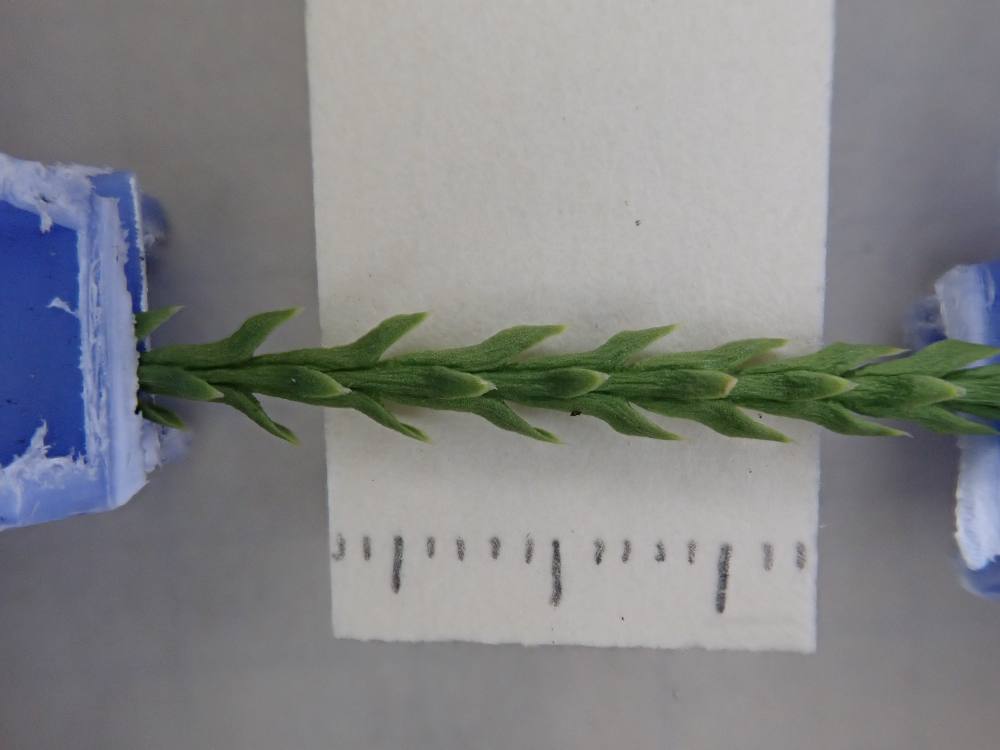
#> input picture DIP_images_fresh/all/DIPalp14_d_1.jpg, 4000 x 3000 px (shown at 1/4 size); its folder holds only this picture in this run
$ jupyter execute landmarks_image_preprocessing.ipynb
#> lines starting #> are read from the running program, lines starting #| are printed output that depends on the picture; after the words box and inside, x2 and y2 are one past the last pixel; in counts of white or black regions, pixels touching at a corner belong together
### Landmarks/Utilities/preprocessing_functions.py
import numpy as np
from PIL import Image
from . import affine_math_functions as amf
from sklearn.linear_model import LinearRegression

def affine_rotation_from_scale_data(img_dimension, scale_data, top_offset = 300):
    """
    Calculate rotational affinity for given scale points of an image.
    """

    left = scale_data['left']
    right = scale_data['right']
    x1 = left[0]
    y1 = left[1]
    x2 = right[0]
    y2 = right[1]

    l = np.array([x1,y1])
    r = np.array([x2,y2])

    angle = 0

    if (y2 != y1):

        alpha = np.arctan((y2-y1) / np.abs(x2-x1)) #calculate the angle
        angle = amf.rad_to_deg(alpha) #radian measure to degree
        angle = - angle #set sign to rotate accordingly (rotate function rotates counter-clockwise)

    middle = np.array( [img_dimension[0] / 2, img_dimension[1] / 2] ) #calculate the middle of the image,
                                                                      # because rotate function rotates
                                                                      # around the middle point
    return angle, middle


def crop_from_scale_affinity(img, angle, middle, scale_data, scale_padding_factor, top_offset = 300):
    """
    Use the rotation from affine_rotation_from_scale_data to determine a box in order to cut off the clothes-pegs.
    """

    l = np.array(scale_data['left'])
    r = np.array(scale_data['right'])

    l[1] = img.height-l[1] #get points in the scale with (0,0) in the upper left corner
    r[1] = img.height-r[1]

    scale_data = np.array([ [l[0], l[1]], [r[0], r[1]] ])
    scale_data_rotated = amf.affine_rotation(angle, middle, scale_data) #get the rotated coordinates
    lnew = scale_data_rotated[0,:]
    rnew = scale_data_rotated[1,:]


    img = img.rotate(angle) #rotate the image

    v = rnew - lnew #calculate distance between both scale points
    lnew = lnew - (scale_padding_factor - 1)/2*v # widen the width
    rnew = rnew + (scale_padding_factor - 1)/2*v
    w = np.array([ v[1], -v[0] ]) #canonical choice for a vector perpendicular to v
    ulnew = lnew + w #add w to the furthest left point
    ulnew[1] = ulnew[1] - top_offset #increase the height such that no part of the shoot gets cut off

    box = (ulnew[0],ulnew[1],rnew[0],rnew[1]) #define box


    cropped = img.crop(box) #crop image

    return cropped, box


def affine_rotation_from_scale_data_crop(cropped):
    """
    Determine an affine rotation based on a regression over the green pixel points of a shoot.
    """
    im_rgb = cropped.convert("RGB")
    I = np.transpose(np.array(im_rgb), (1,0,2))
    I = I.astype(np.int64)

    # treshold for the colour channel in order to detect the white background
    wlim = 10

    # Determine the colour channel
    R = I[:,:,0]
    G = I[:,:,1]
    B = I[:,:,2]

    # Set relations of the channel to detect the white background
    W = np.max( np.c_[ np.abs(R-G)[:,:,np.newaxis], np.abs(B-G)[:,:,np.newaxis], np.abs(R-B)[:,:,np.newaxis] ], axis=2)

    # Calculate the framing mask to detect the pixels that belong to a shoot
    J = (R <= G) & (B <= G) & (W > wlim)

    x,y = J.nonzero()
    reg = LinearRegression(fit_intercept = True).fit(x[:,np.newaxis],y) #calculate a linear regression over all these points

    reg_coef = reg.coef_[0]
    reg_data= (reg.coef_, reg.intercept_)

    angle = np.arctan(1 / np.abs(reg_coef)) * 180 / np.pi #calculate an angle basen on the regression coefficient
    angle = np.sign(reg_coef) * (90-angle) #correct the sign of the angle
    middle = np.array( [cropped.width / 2, cropped.height / 2] ) #get the middel point

    return angle, middle, reg_data

### Landmarks/Utilities/affine_math_functions.py
import numpy as np

def rad_to_deg(rad):
    """
    Translation of radian measure in degree.
    """

    return rad * 360 / (2*np.pi)

def deg_to_rad(deg):
    """
    Translation of degree in radian measure.
    """

    return deg / 360 * (2*np.pi)


def affine_rotation(angle, middle, points):
    """
    Updates coordinates of points after the rotation around the given middle by the given angle.

    Applies the affine rotation :math:`\mathbb{A}_{\varphi}(v) = O_{\varphi}v + m` with rotationmatrix :math:`O_{\varphi} = \begin{pmatrix} \operatorname{cos}(\varphi) & \operatorname{sin}(\varphi) \\ - \operatorname{sin}(\varphi) & \operatorname{cos}(\varphi) \end{pmatrix}` around the middle point :math:`m` on several vectors :math:`v = \text{points}`.

    """

    phi = deg_to_rad(angle) #degree to radian measure

    O = np.array([[np.cos(phi), np.sin(phi)],[-np.sin(phi), np.cos(phi)]]).reshape([2,2]) #rotation matrix
    v = points - middle

    flat = len(v.shape) == 1

    if flat:
        v = v.reshape([1,2])

    #get new cooedinated by multiplication with rotation matrix and addition of the middle
    result = np.einsum('ij,kj -> ki', O, v) + middle

    if flat:
        result = result.flatten()

    return result


# [25 lines left out: function inverse_affine_rotation, not called in this run]


def centroid(points):
    """
    Calculate the centroid of points, here landmarks.

    Centroid :math:`= \frac{1}{m}\cdot\sum\limits_{i=1}^{m} x_{i}`
    """

    return np.mean(points, axis=0)


def affine_translation(new_origin, points):
    """
    Translate the origin point to new_origin and update given points.
    """

    return points - new_origin

### Landmarks/landmarks_image_preprocessing.ipynb
# Imports

[cell 1]
import glob
import os
import shutil
import copy

#the following three imports have to be installed
from PIL import Image
import numpy as np
from tqdm import tqdm

import Utilities.affine_math_functions as amf
import Utilities.preprocessing_functions as pf

## Hyperparameter

[cell 2]
OUTSIZE = (200, 100)
SCALE_WIDTH_CM = 2 # width in cm between the two outer scale points
SCALE_PADDING_FACTOR = 1.4 # factor to widen the width of the box
                           # in relation to the distance between the scale points.

                           # Without padding, the scale points show a distance of 2cm.
                           # However, the scales are drawn at least 0.4cm longer on each side.
                           # Due to padding, the box has a width of 2.8cm = 1.4*2cm.
NUM_TRANSLATIONS = 5 # Number of random tranlations that are applied to each segment
TRANSLATION_DELTA = 30   # Translations are randomly selected out of the interval
                         # [-TRANSLATION_DELTA, TRANSLATION_DELTA]

SCALE_PATH = '../all_scale_data.npy'
INFOLDER = '../DIP_images_fresh/all/'
OUTFOLDER = f"images/images_landmarks/"

LANDMARK_PATH = 'files/preprocessed_landmarks.npy'

## Check if all files and folder exist

[cell 3]
#check if SCALE_PATH exists, if not raise an error to request the existance.
if not os.path.exists(SCALE_PATH):
    raise FileNotFoundError('The SCALE_PATH has to exist in order to start the preprocessing. Please create the file via get_scale_data.ipynb first or correct the SCALE_PATH.')

#check if the OUTFOLDER exists, if not: create the directory
if not os.path.exists(OUTFOLDER):
    os.mkdir(OUTFOLDER)

#check if the INFOLDER exists, if not: raise an error to request the existence of the folder
if not os.path.exists(INFOLDER):
    raise FileNotFoundError('The INFOLDER has to exist with all 666 images included in order to start the preprocessing.')

# Preprocess images

[cell 4]
scale_data = np.load(SCALE_PATH, allow_pickle = True)
#> (reads all_scale_data.npy from the repository)
scale_data = scale_data[()]
inpaths = glob.glob(INFOLDER + '*.jpg')

outratio = OUTSIZE[0]/OUTSIZE[1]

n = len(inpaths)
# Independently identically distributed uniform random translations for x- and y-coordinates
translations = np.random.randint(low=-TRANSLATION_DELTA,high=TRANSLATION_DELTA, size = (n,NUM_TRANSLATIONS,2))
transformed_landmarks = {}

for i in tqdm(range(n), desc = "Preprocess images", unit= "images"):
    inpath = inpaths[i]
    filename = inpath[len(INFOLDER):]
    img = Image.open(inpath)
#> img is the input picture: PIL image 4000x3000 RGB; mean R, G, B 131.3, 132.9, 134.4

    landmarks = copy.deepcopy(scale_data[filename]['landmarks'])

    a1, m1 = pf.affine_rotation_from_scale_data(img.size, scale_data[filename])
#> a1 = 1.45; m1 = [2000, 1500]
    cropped, box = pf.crop_from_scale_affinity(img, a1, m1, scale_data[filename], SCALE_PADDING_FACTOR)
#> in crop_from_scale_affinity, `l = np.array(scale_data['left'])`: l = [1600, 847]
#> in crop_from_scale_affinity, `r = np.array(scale_data['right'])`: r = [2905, 814]
#> in crop_from_scale_affinity, `scale_data = np.array([ [l[0], l[1]], [r[0], r[1]] ])`: scale_data = [[1600, 2153], [2905, 2186]]
#> in affine_rotation, `v = points - middle`: v = [[-400, 653], [905, 686]]
#> in affine_rotation, `result = np.einsum('ij,kj -> ki', O, v) + middle`: result = [[1616.6, 2162.9], [2922.1, 2162.9]]
#> in crop_from_scale_affinity, `lnew = scale_data_rotated[0,:]`: lnew = [1616.6, 2162.9]
#> in crop_from_scale_affinity, `rnew = scale_data_rotated[1,:]`: rnew = [2922.1, 2162.9]
#> in crop_from_scale_affinity, `v = rnew - lnew`: v = [1305.4, 0]
#> in crop_from_scale_affinity, `lnew = lnew - (scale_padding_factor - 1)/2*v`: lnew = [1355.6, 2162.9]
#> in crop_from_scale_affinity, `rnew = rnew + (scale_padding_factor - 1)/2*v`: rnew = [3183.1, 2162.9]
#> in crop_from_scale_affinity, `w = np.array([ v[1], -v[0] ])`: w = [0, -1305.4]
#> in crop_from_scale_affinity, `ulnew = lnew + w`: ulnew = [1355.6, 857.5]
#> in crop_from_scale_affinity, `box = (ulnew[0],ulnew[1],rnew[0],rnew[1])`: box = (1355.6, 557.5, 3183.1, 2162.9)
#> in crop_from_scale_affinity, `cropped = img.crop(box)`:
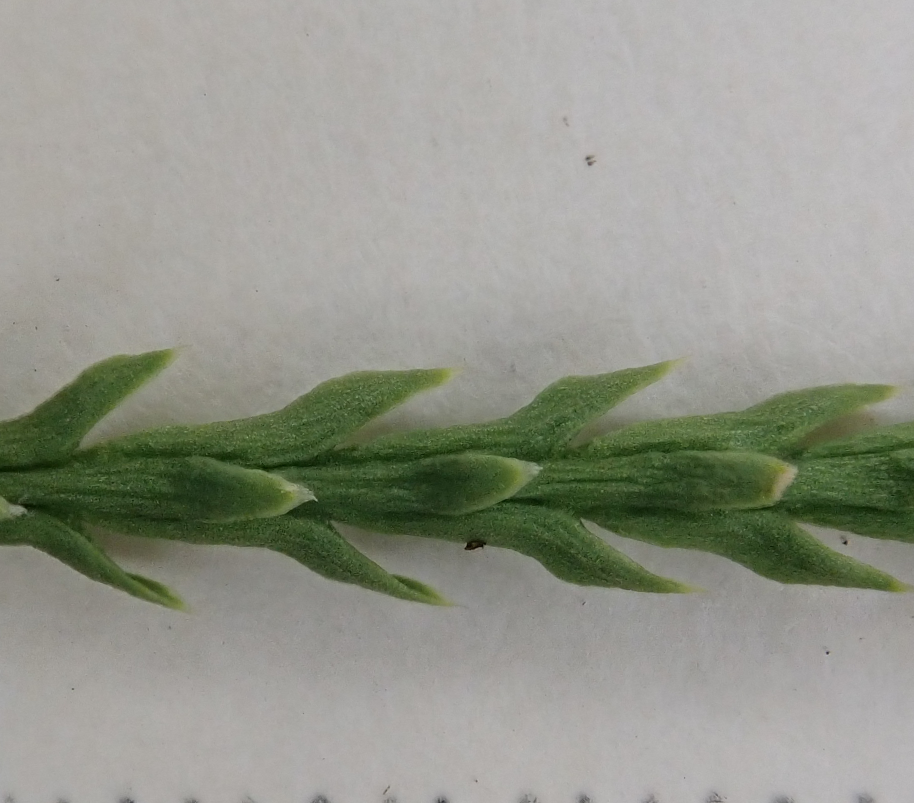
#> cropped: PIL image 1827x1606 RGB (shown at 1/2 size); mean R, G, B 148, 150.4, 139.6
#> box = (1355.6, 557.5, 3183.1, 2162.9)
    a2, m2_local, reg_data = pf.affine_rotation_from_scale_data_crop(cropped)
#> in affine_rotation_from_scale_data_crop, `B = I[:,:,2]`:
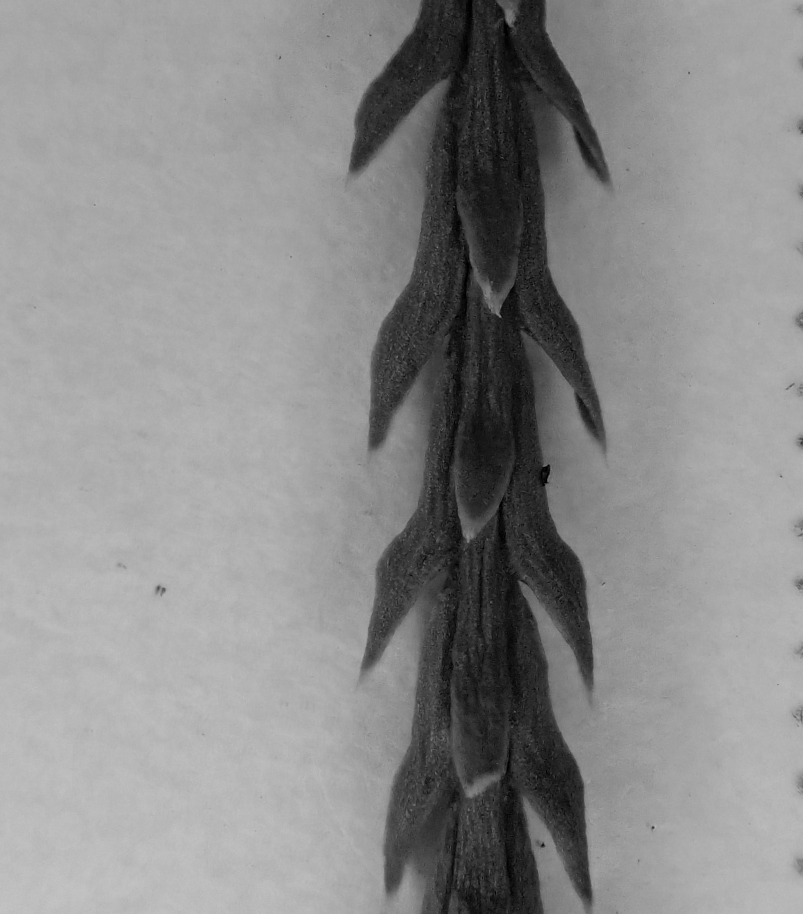
#> B: shape (1827, 1606) int64 (shown at 1/2 size); min 0, max 197, mean 139.6
#> in affine_rotation_from_scale_data_crop, `W = np.max( np.c_[ np.abs(R-G)[:,:,np.newaxis], np.abs(B-G)[:,:,np.new..`:
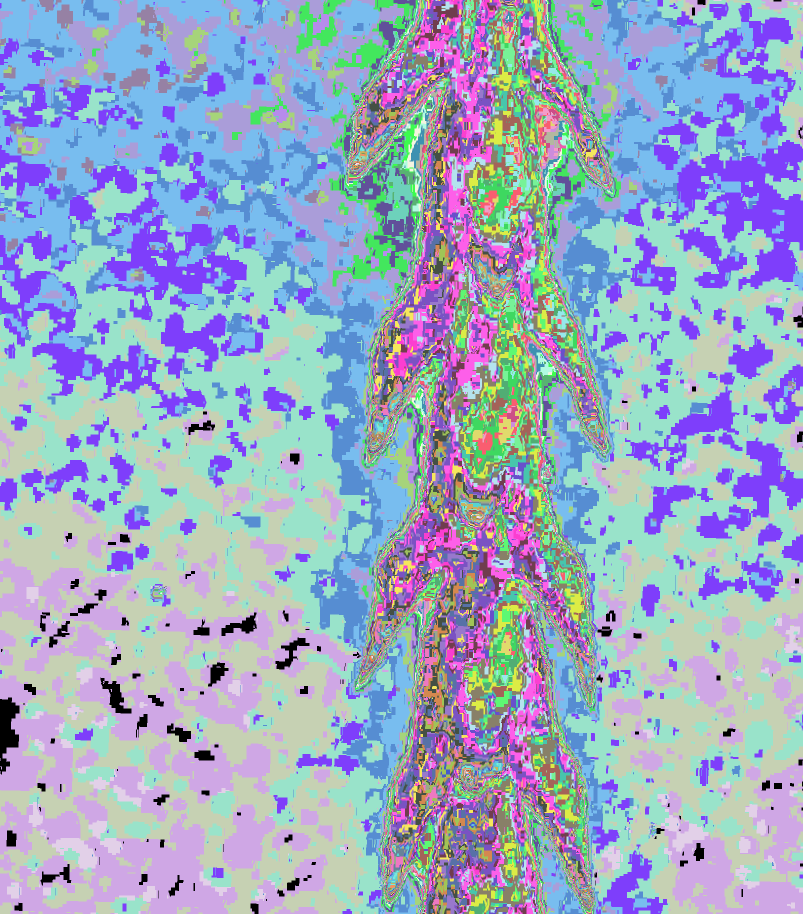
#> W: shape (1827, 1606) int64 (shown at 1/2 size); 81 distinct labels, from 0 to 81; one colour per label, 0 black
#> in affine_rotation_from_scale_data_crop, `J = (R <= G) & (B <= G) & (W > wlim)`:
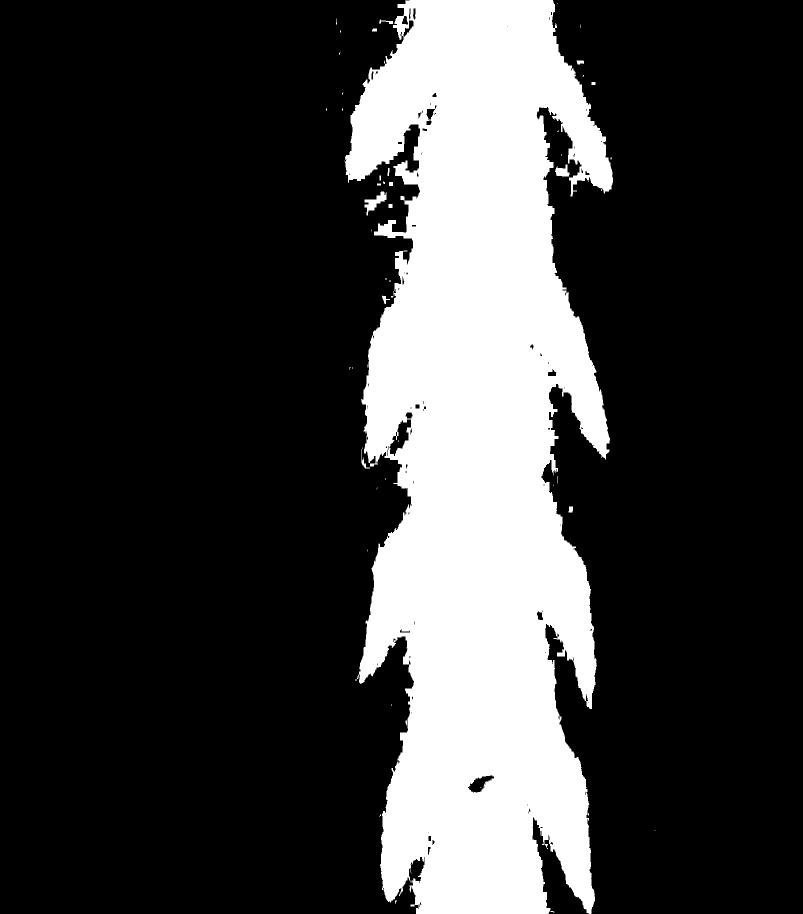
#> J: shape (1827, 1606) bool (shown at 1/2 size); 23.1% white; 57 white regions (41 under 20 px), largest, box (x1, y1, x2, y2) and area: (689, 0, 1226, 1827) 675172, (729, 383, 773, 431) 809, (1110, 329, 1139, 353) 441
#> in affine_rotation_from_scale_data_crop, `reg_coef = reg.coef_[0]`: reg_coef = 0.0126
#> in affine_rotation_from_scale_data_crop, `reg_data= (reg.coef_, reg.intercept_)`: reg_data = ([0.0126], 947.1)
#> in affine_rotation_from_scale_data_crop, `angle = np.arctan(1 / np.abs(reg_coef)) * 180 / np.pi`: angle = 89.28
#> in affine_rotation_from_scale_data_crop, `angle = np.sign(reg_coef) * (90-angle)`: angle = 0.723
#> a2 = 0.723; m2_local = [913.5, 803]; reg_data = ([0.0126], 947.1)

    #add angles
    angle = a1 + a2
#> angle = 2.17

    #Calculate relation of pixels to cm
    box_width_in_cm = SCALE_PADDING_FACTOR * SCALE_WIDTH_CM
    cm_pixel_ratio = (box[2] - box[0]) / box_width_in_cm #w/2.8 = 1cm
#> cm_pixel_ratio = 652.7

    #calculate centroid of landmarks and middle of the image
    middle_landmarks = amf.centroid(landmarks)
    middle_image = np.array(img.size) / 2
#> middle_image = [2000, 1500]

     #calculate distance between them
    v = middle_landmarks - middle_image
#> v = [539.1, 27.2]

    #translate middle of the image to the centoid of the landmarks
    img = img.transform(img.size, Image.AFFINE, (1, 0, v[0], 0, 1, v[1]))
    #rotate image
    img = img.rotate(angle)
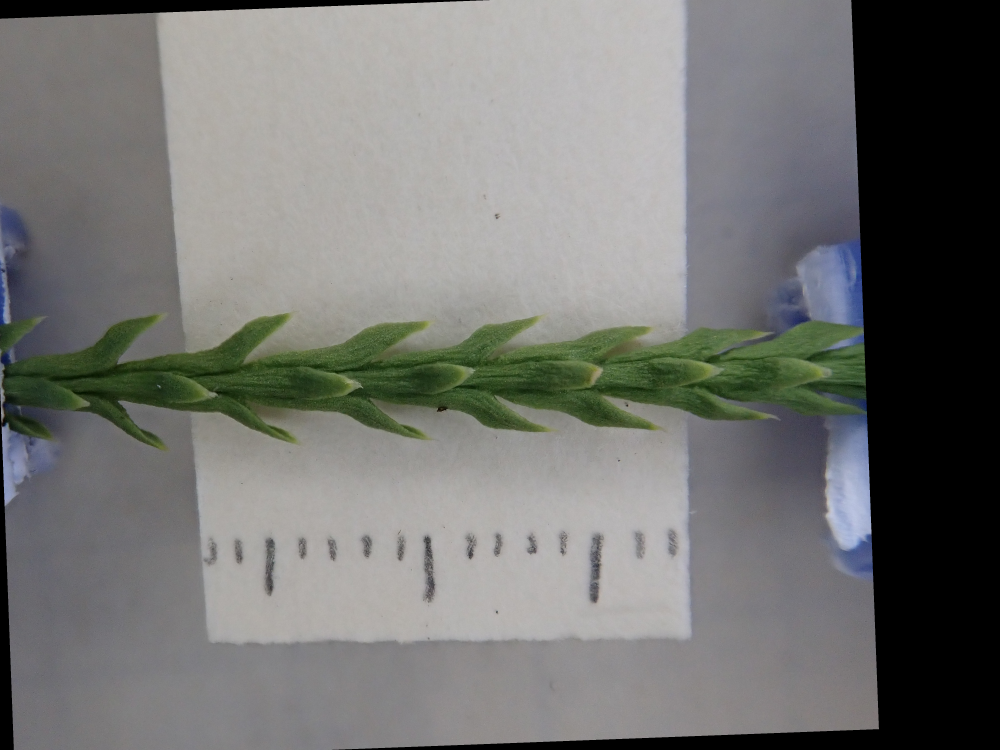
#> img: PIL image 4000x3000 RGB (shown at 1/4 size); mean R, G, B 116, 116.6, 114.1

    #update landmark coordinates after translation
    landmarks = amf.affine_translation(v, landmarks)

    #update landmark coordinates after rotation
    landmarks = amf.affine_rotation(angle, middle_image, landmarks)
#> landmarks = [[1714.1, 1457.6], [1722.6, 1576.4], [1901.4, 1488.5], [1930.4, 1303.3], [1939.5, 1437], [2193.8, 1257.3], [1951.4, 1565.7], [1956.9, 1711.6], [2232.4, 1720.2], [2457.6, 1482.5]]

    middle_landmarks = amf.centroid(landmarks)
#> middle_landmarks = [2000, 1500]

    # determine the height of the box
    cm_height = SCALE_WIDTH_CM * (1/outratio)

    #determine left and right points of the box
    w_left = np.array([(cm_pixel_ratio * SCALE_WIDTH_CM/2), (cm_pixel_ratio*cm_height/2)])
#> w_left = [652.7, 326.4]
    w_right = np.array([(cm_pixel_ratio * SCALE_WIDTH_CM/2), (cm_pixel_ratio*cm_height/2)])
#> w_right = [652.7, 326.4]
    left = middle_image - w_left
#> left = [1347.3, 1173.6]
    right = middle_image + w_right
#> right = [2652.7, 1826.4]

    #get translations
    T = np.array(np.r_[np.matrix(((0,0))), translations[i,...]])

    #apply all translations on the image
    for t in range(NUM_TRANSLATIONS+1):
        translation = T[t,:]

        left_t = left + translation
        right_t = right + translation

        box = (left_t[0],left_t[1],right_t[0],right_t[1]) #determine the final box

        cropped = img.crop(box) #crop the image

        #update landmark coordinates after cropping
        landmarks_t = amf.affine_translation(left_t, landmarks)

        #resize cropped image
        cropped = cropped.resize(OUTSIZE)

        #update landmark coordinates after resize
        scaling_factor = (right_t[0]-left_t[0])/OUTSIZE[0]
        landmarks_t = landmarks_t / scaling_factor

        filename_t = filename[:-len(".jpg")] + f"_t{t}.jpg"
        cropped.save(OUTFOLDER + filename_t)

        transformed_landmarks[filename_t] = {
            'landmarks' : landmarks_t
        }
#> this loop made 6 passes
#> box on passes 1 to 6: (1347.3, 1173.6, 2652.7, 1826.4), (1361.3, 1190.6, 2666.7, 1843.4), (1370.3, 1143.6, 2675.7, 1796.4), (1320.3, 1202.6, 2625.7, 1855.4), (1320.3, 1182.6, 2625.7, 1835.4), (1326.3, 1162.6, 2631.7, 1815.4)
#> pass 1, `cropped = img.crop(box)`:
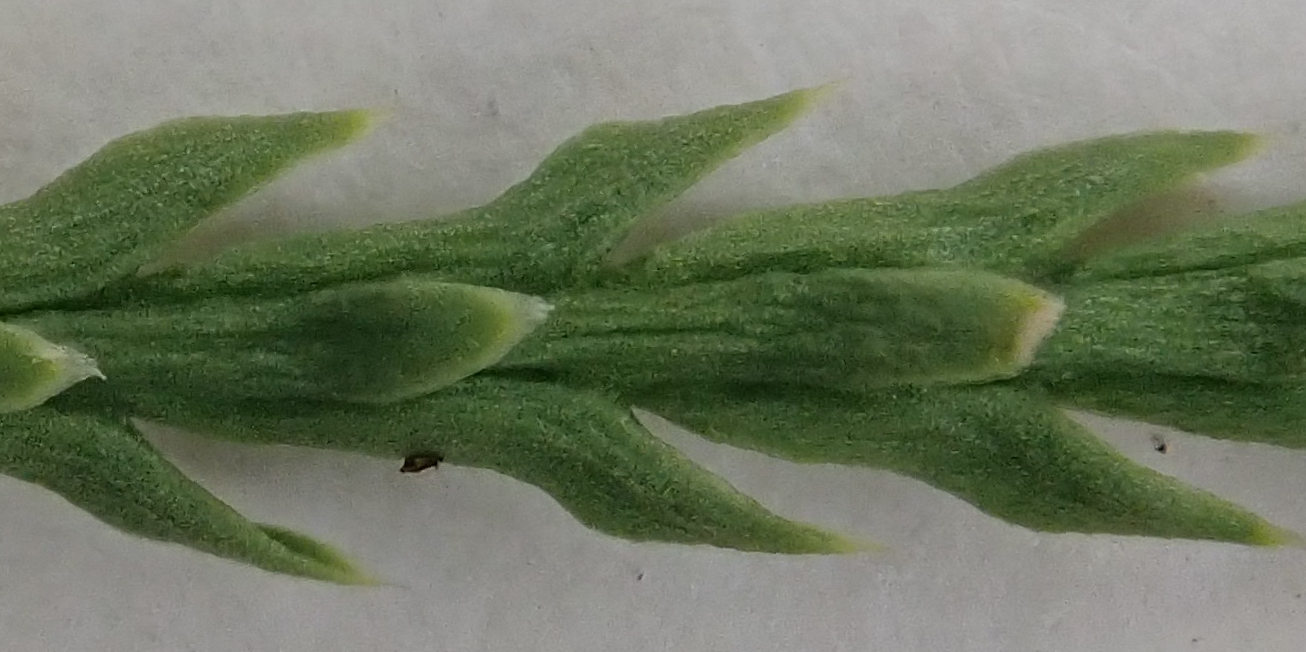
#> cropped: PIL image 1306x652 RGB; mean R, G, B 109.4, 119, 96.1
#> after the loop:
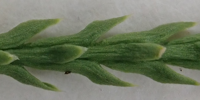
#> cropped: PIL image 200x100 RGB; mean R, G, B 109.6, 119.2, 96.3
#> after the loop, transformed_landmarks = 6 items

np.save(LANDMARK_PATH,transformed_landmarks)
